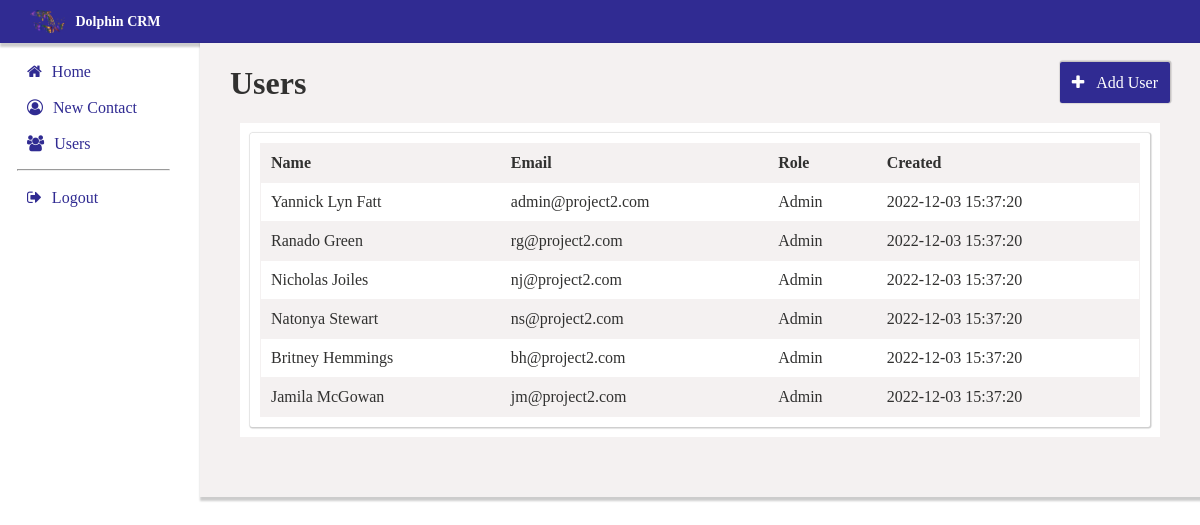
The page /users.php (signed in) on the database as committed earlier.
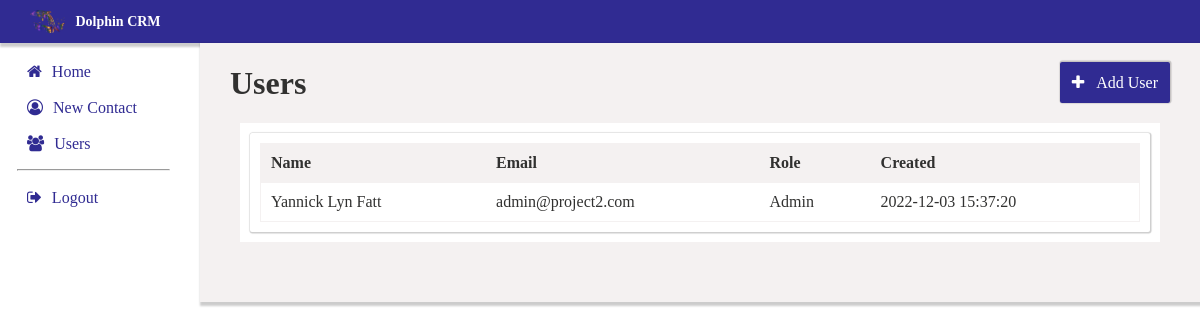
The same page on the database as committed later.
### tables this page shows
CREATE TABLE `users` (
    `id` integer(15) NOT NULL auto_increment,
    `firstname` varchar(35) NOT NULL default '',
    `lastname` varchar(35) NOT NULL default '',
    `password` varchar(500) NOT NULL default '',
    `email` varchar(35) NOT NULL default '',
    `role` varchar(20) NOT NULL default '',
    `created_at` DATETIME DEFAULT CURRENT_TIMESTAMP,
    PRIMARY KEY  (`id`)
);

### usersload.php (the view)
<?php
$host = 'localhost';
$username = 'project2_user';
$password = 'password123';
$dbname = 'dolphin';
$conn = new PDO("mysql:host=$host;dbname=$dbname;charset=utf8mb4", $username, $password);
$stmt = $conn->query("SELECT * FROM users");
$results = $stmt->fetchAll(PDO::FETCH_ASSOC);
echo "<table>
    <tr>
    <th>Name</th>
    <th>Email</th>
    <th>Role</th>
    <th>Created</th>
    </tr>";
foreach ($results as $row)
echo"<tr>
    <td>" . $row['firstname'] .' '. $row['lastname'] . "</td>
    <td>" . $row['email'] . "</td>
    <td>" . $row['role'] . "</td>
    <td>" . $row['created_at'] . "</td>
    </tr>";
?>

### users.php (shortened to what this page needs)
<?php session_start();
	if(isset($_SESSION['id'])){
?>
<html>
	<head>
		<link rel="stylesheet" href="https://cdnjs.cloudflare.com/ajax/libs/font-awesome/4.7.0/css/font-awesome.min.css">
		<link rel="stylesheet" href="dashboard.css">
		</head>
	<body>
		<?php include 'header.php';?>
		<div class="container">
			<div class="back">
				<div class="buttons">
					<div><a href="dashboard.php"><i class="fa fa-home" aria-hidden="true"></i>Home</a></div>
					<div><a href="newcontact.php"><i class="fa fa-user-circle-o" aria-hidden="true"></i>New Contact</a></div>
					<div><a href="users.php"><i class="fa fa-users" aria-hidden="true"></i>Users</a></div>
					<hr>
					<div><a href="sure.php"><i class="fa fa-sign-out" aria-hidden="true"></i>Logout</a></div>
				</div>
			</div>
			<div class="background">
				<div class="records">
					<div class="top-button">
						<h1>Users</h1>
						<div><a href="newuser.php"><i class="fa fa-plus" aria-hidden="true"></i>Add User</a></div>
					</div>
					<div class="db">
						<div class="record2">
							<div class="tables">
								<div class="us">
									<?php include 'usersload.php';?>
								</div>
							</div>
						</div>
					</div>
				</div>
			</div>
		</div>
	</body>
</html>
<?php }
else{
	header('location:filler.php');
}?>

### header.php (shortened to what this page needs)
<html>
    <head>
	  	<link rel="stylesheet" href="header.css">
	</head>
	<body>
		<header>
			<img src="dolphin.png" alt="">
			<h1>Dolphin CRM</h1>
		</header>
    </body>
</html>

### dashboard.css (style rules this page uses)
.container { display: grid; grid-template-columns: 1fr 5fr; grid-template-areas: "header header" "buttons records"; }
body { margin: 0%; color: rgb(49, 49, 48); }
.background { background-color: rgb(244, 241, 241); padding-left: 30px; box-shadow: 2px 2px 2px 2px rgba(0,0,0,0.2); padding-right: 30px; padding-bottom: 50px; }
.back { padding-top: 10px; padding-left: 17px; padding-right: 30px; }
a { text-decoration: none; color:rgb(48, 43, 146); }
table tr:nth-child(odd) { background-color: rgb(244, 241, 241); }
.buttons i { padding: 10px; }
.record2 { background-color: white; }
.tables { padding: 10px; }
.top-button { display: flex; align-items: center; justify-content: space-between; }
.top-button a { border:none; color: white; width: fixed; border-radius: 2px; box-shadow: .5px -.5px 1px 1px rgba(0,0,0,0.2); background-color: rgb(48, 43, 146); padding: 12px; }
.top-button i { padding-right: 12px; }
table { border-collapse: collapse; width: 100%; }
table, td, th { text-align: left; padding: 10px; }
tr { border: 1px solid rgb(244, 241, 241); }
th { background-color: rgb(244, 241, 241); }
.db { padding: 10px; padding-top: 0; }
.us { padding: 10px; box-shadow: .5px .5px 1px 1px rgba(0,0,0,0.2); border-radius: 2px; }

### header.css (style rules this page uses)
header { display: flex; background-color: rgb(48, 43, 146); font-size: 7px; color: white; padding-left: 20px; box-shadow: 2px 2px 2px 2px rgba(0,0,0,0.2); align-items: center; }
header img { width: 3%; padding: 10px; }
body { margin: 0; padding: 0; }

Rows that differ between the two databases and show on the page:
removed users: firstname "Ranado", lastname "Green", email "rg@project2.com", role "Admin", created_at "2022-12-03 15:37:20"
removed users: firstname "Nicholas", lastname "Joiles", email "nj@project2.com", role "Admin", created_at "2022-12-03 15:37:20"
removed users: firstname "Natonya", lastname "Stewart", email "ns@project2.com", role "Admin", created_at "2022-12-03 15:37:20"
removed users: firstname "Britney", lastname "Hemmings", email "bh@project2.com", role "Admin", created_at "2022-12-03 15:37:20"
removed users: firstname "Jamila", lastname "McGowan", email "jm@project2.com", role "Admin", created_at "2022-12-03 15:37:20"
